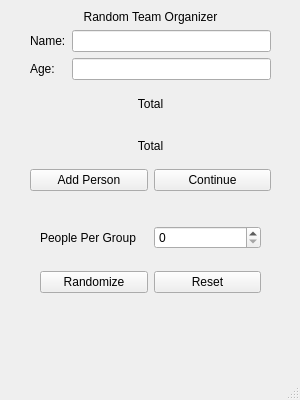
<?xml version="1.0" encoding="UTF-8"?>
<ui version="4.0">
 <class>Teams_Window</class>
 <widget class="QMainWindow" name="Teams_Window">
  <property name="geometry">
   <rect>
    <x>0</x>
    <y>0</y>
    <width>300</width>
    <height>400</height>
   </rect>
  </property>
  <property name="minimumSize">
   <size>
    <width>300</width>
    <height>400</height>
   </size>
  </property>
  <property name="maximumSize">
   <size>
    <width>300</width>
    <height>400</height>
   </size>
  </property>
  <property name="windowTitle">
   <string>Teams</string>
  </property>
  <widget class="QWidget" name="centralwidget">
   <widget class="QWidget" name="layoutWidget">
    <property name="geometry">
     <rect>
      <x>30</x>
      <y>10</y>
      <width>241</width>
      <height>181</height>
     </rect>
    </property>
    <layout class="QGridLayout" name="gridLayout">
     <item row="2" column="0">
      <widget class="QLabel" name="TotalPeople_Label">
       <property name="text">
        <string>Total</string>
       </property>
       <property name="alignment">
        <set>Qt::AlignCenter</set>
       </property>
      </widget>
     </item>
     <item row="0" column="0">
      <layout class="QVBoxLayout" name="verticalLayout_2">
       <item>
        <widget class="QLabel" name="label_4">
         <property name="text">
          <string>Random Team Organizer</string>
         </property>
         <property name="alignment">
          <set>Qt::AlignCenter</set>
         </property>
        </widget>
       </item>
       <item>
        <layout class="QFormLayout" name="formLayout">
         <item row="0" column="0">
          <widget class="QLabel" name="label">
           <property name="text">
            <string>Name:</string>
           </property>
          </widget>
         </item>
         <item row="0" column="1">
          <widget class="QLineEdit" name="Name_Entry"/>
         </item>
         <item row="1" column="0">
          <widget class="QLabel" name="label_2">
           <property name="text">
            <string>Age:</string>
           </property>
          </widget>
         </item>
         <item row="1" column="1">
          <widget class="QLineEdit" name="Age_Entry"/>
         </item>
        </layout>
       </item>
      </layout>
     </item>
     <item row="3" column="0">
      <layout class="QHBoxLayout" name="horizontalLayout_2">
       <item>
        <widget class="QPushButton" name="Add_Person_Button">
         <property name="text">
          <string>Add Person</string>
         </property>
        </widget>
       </item>
       <item>
        <widget class="QPushButton" name="Continue_Button">
         <property name="text">
          <string>Continue</string>
         </property>
        </widget>
       </item>
      </layout>
     </item>
     <item row="1" column="0">
      <widget class="QLabel" name="Error_Label">
       <property name="text">
        <string>Total</string>
       </property>
       <property name="alignment">
        <set>Qt::AlignCenter</set>
       </property>
      </widget>
     </item>
    </layout>
   </widget>
   <widget class="QWidget" name="layoutWidget">
    <property name="geometry">
     <rect>
      <x>40</x>
      <y>210</y>
      <width>221</width>
      <height>101</height>
     </rect>
    </property>
    <layout class="QGridLayout" name="gridLayout_2">
     <item row="0" column="0">
      <layout class="QHBoxLayout" name="horizontalLayout">
       <item>
        <widget class="QLabel" name="Per_Group_Label">
         <property name="text">
          <string>People Per Group</string>
         </property>
        </widget>
       </item>
       <item>
        <widget class="QSpinBox" name="spinBox"/>
       </item>
      </layout>
     </item>
     <item row="1" column="0">
      <layout class="QHBoxLayout" name="horizontalLayout_3">
       <item>
        <widget class="QPushButton" name="Randomize_Button">
         <property name="text">
          <string>Randomize</string>
         </property>
        </widget>
       </item>
       <item>
        <widget class="QPushButton" name="Reset_Button">
         <property name="text">
          <string>Reset</string>
         </property>
        </widget>
       </item>
      </layout>
     </item>
    </layout>
   </widget>
  </widget>
  <widget class="QStatusBar" name="statusbar"/>
 </widget>
 <resources/>
 <connections/>
</ui>
